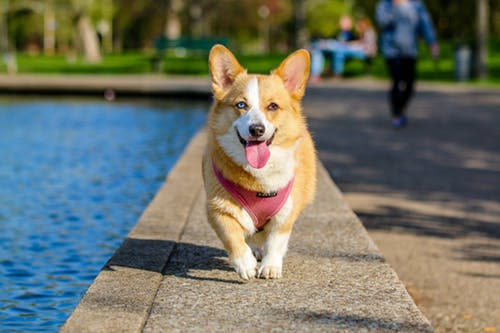
#> input picture spoopy/refactored/tests/artifacts_bkp/cuda_test_saliency/input/dog2.jpeg, 500 x 333 px
$ python -i saliency_extractor.py   (imports and definitions only)
#> lines starting #> are read from the running program, lines starting #| are printed output that depends on the picture
from __future__ import division

import math
from concurrent.futures import ProcessPoolExecutor
from threading import Thread

import cv2
import networkx as nx
# import matplotlib.pyplot as plt
import numpy as np
import os
import scipy.signal
import scipy.spatial.distance
import skimage
import skimage.io
from skimage.segmentation import slic
from skimage.util import img_as_float

import datetime
from tools.file_utils.file_helper import guarantee_path_preconditions


def S(x1, x2, geodesic, sigma_clr=10):
    return math.exp(-pow(geodesic[x1, x2], 2) / (2 * sigma_clr * sigma_clr))


# [257 lines left out: functions compute_saliency_cost, path_length, make_graph, get_saliency_rbd, get_saliency_ft, extract_rbd_saliency_folder and 1 more, not called in this run]

# [5 lines not run here, left out]

>>> result = get_saliency_ft('../../../tests/artifacts_bkp/cuda_test_saliency/input/dog2.jpeg')
#> in get_saliency_ft, img is the input picture: shape (333, 500, 3); mean R, G, B 110.1, 114.3, 103.7
#> in get_saliency_ft, `img_lab = skimage.color.rgb2lab(img_rgb)`: img_lab: shape (333, 500, 3) float64; mean of channels 0, 1, 2 47.4, -0.8, 5.6
#> in get_saliency_ft, `mean_val = np.mean(img_rgb, axis=(0, 1))`: mean_val = [0.432, 0.448, 0.406]
#> in get_saliency_ft, `blurred_l = scipy.signal.convolve2d(img_lab[:, :, 0], kernel_h, mode='..`:
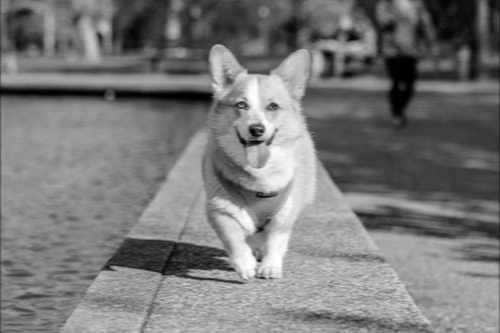
#> blurred_l: shape (333, 500) float64; min 0, max 99.5, mean 47.3; drawn with min black and max white
#> in get_saliency_ft, `blurred_a = scipy.signal.convolve2d(img_lab[:, :, 1], kernel_h, mode='..`:
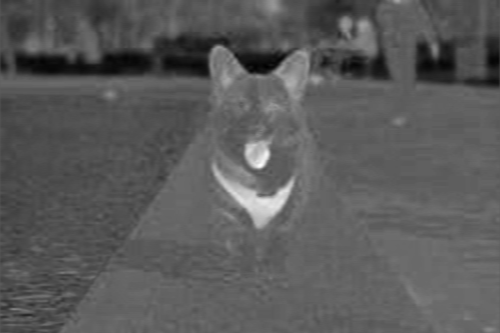
#> blurred_a: shape (333, 500) float64; min -32.99, max 57.56, mean -0.8; drawn with min black and max white
#> in get_saliency_ft, `blurred_b = scipy.signal.convolve2d(img_lab[:, :, 2], kernel_h, mode='..`:
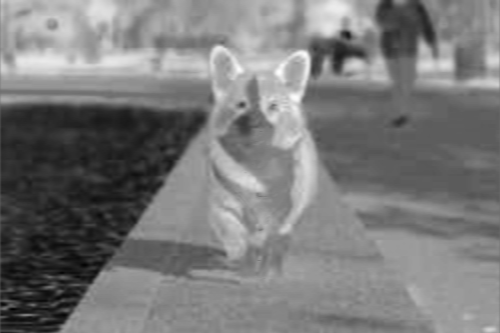
#> blurred_b: shape (333, 500) float64; min -50.11, max 66.59, mean 5.6; drawn with min black and max white
#> in get_saliency_ft, `im_blurred = np.dstack([blurred_l, blurred_a, blurred_b])`: im_blurred: shape (333, 500, 3) float64; mean of channels 0, 1, 2 47.2, -0.8, 5.6
#> in get_saliency_ft, `sal = np.linalg.norm(mean_val - im_blurred, axis=2)`:
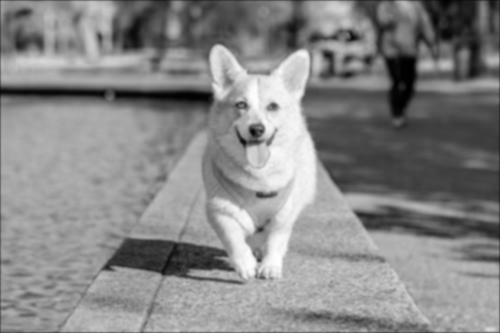
#> sal: shape (333, 500) float64; min 0.309, max 99.02, mean 52.6; drawn with min black and max white
#> in get_saliency_ft, `sal_max = np.max(sal)`: sal_max = 99.02
#> in get_saliency_ft, `sal_min = np.min(sal)`: sal_min = 0.309
